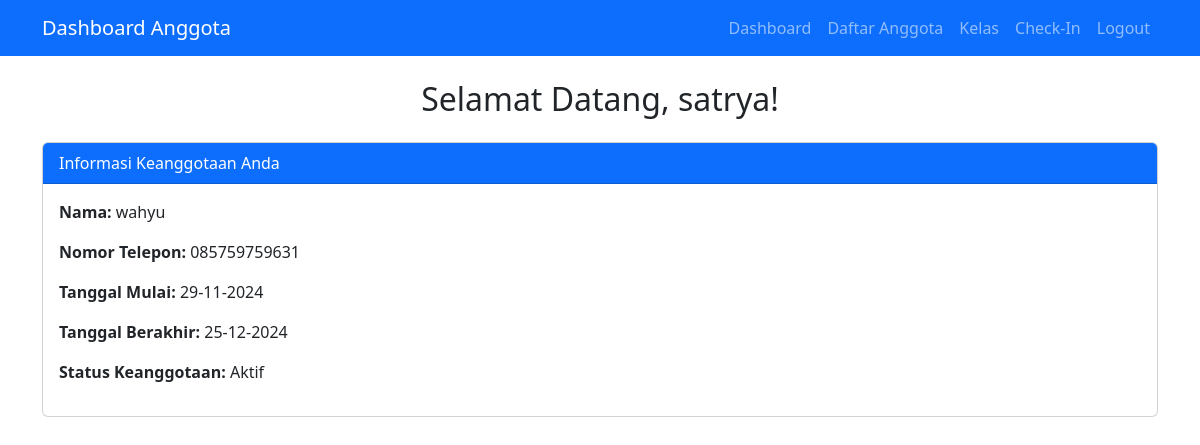
Screenshot of /anggota/anggota_dashboard.php (signed in) with the database file from the repository.
### tables this page shows
CREATE TABLE `anggota` (
  `id` int(11) NOT NULL,
  `nama` varchar(100) NOT NULL,
  `nomor_telepon` varchar(15) NOT NULL,
  `tanggal_mulai` date NOT NULL,
  `tanggal_berakhir` date NOT NULL,
  `status_keanggotaan` enum('Aktif','Tidak Aktif') DEFAULT 'Tidak Aktif',
  `created_at` timestamp NOT NULL DEFAULT current_timestamp()
);

### anggota/anggota_dashboard.php (the view, shortened to what this page needs)
<?php
include '../config/koneksi.php';
$username = $_SESSION['username'];
$query = "SELECT a.*, u.username FROM anggota a
          JOIN users u ON a.id = u.id
          WHERE u.username = ?";
$stmt = $conn->prepare($query);
$stmt->bind_param("s", $username);
$stmt->execute();
$result = $stmt->get_result();
$anggota = $result->fetch_assoc();
$is_anggota = $anggota ? true : false;
?>
<!DOCTYPE html>
<html lang="en">
<head>
    <link href="https://cdn.jsdelivr.net/npm/bootstrap@5.3.0/dist/css/bootstrap.min.css" rel="stylesheet">
</head>
<body>
    <nav class="navbar navbar-expand-lg navbar-dark bg-primary">
        <div class="container">
            <a class="navbar-brand" href="#">Dashboard Anggota</a>
            <div class="collapse navbar-collapse" id="navbarNav">
                <ul class="navbar-nav ms-auto">
                    <li class="nav-item"><a class="nav-link" href="anggota_dashboard.php">Dashboard</a></li>
                    <li class="nav-item"><a class="nav-link" href="daftar_anggota.php">Daftar Anggota</a></li>
                    <li class="nav-item"><a class="nav-link" href="kelas.php">Kelas</a></li>
                    <li class="nav-item"><a class="nav-link" href="check_in.php">Check-In</a></li>
                    <li class="nav-item"><a class="nav-link" href="logout.php">Logout</a></li>
                </ul>
            </div>
        </div>
    </nav>
    <main class="container my-4">
        <h2 class="text-center">Selamat Datang, satrya!</h2>
        <?php if (!$is_anggota): ?>
            <form action="" method="POST" class="mt-4">
                <div class="mb-3">
                    <label for="nama" class="form-label">Nama Lengkap</label>
                    <input type="text" class="form-control" name="nama" id="nama" required>
                </div>
                <div class="mb-3">
                    <label for="nomor_telepon" class="form-label">Nomor Telepon</label>
                    <input type="text" class="form-control" name="nomor_telepon" id="nomor_telepon" required>
                </div>
                <div class="mb-3">
                    <label for="durasi_keanggotaan" class="form-label">Durasi Keanggotaan</label>
                    <select name="durasi_keanggotaan" id="durasi_keanggotaan" class="form-select" required>
                        <option value="1hari">1 Hari</option>
                        <option value="7hari">7 Hari</option>
                        <option value="30hari">30 Hari</option>
                        <option value="1tahun">1 Tahun</option>
                    </select>
                </div>
                <button type="submit" class="btn btn-primary">Daftar</button>
            </form>
        <?php else: ?>
            <div class="card mt-4">
                <div class="card-header bg-primary text-white">
                    Informasi Keanggotaan Anda
                </div>
                <div class="card-body">
                    <?php if ($anggota): ?>
                        <p><strong>Nama:</strong> <?php echo htmlspecialchars($anggota['nama'] ?? 'Tidak diketahui'); ?></p>
                        <p><strong>Nomor Telepon:</strong> <?php echo htmlspecialchars($anggota['nomor_telepon'] ?? 'Tidak diketahui'); ?></p>
                        <p><strong>Tanggal Mulai:</strong> <?php echo date('d-m-Y', strtotime($anggota['tanggal_mulai'])) ?? 'Tidak diketahui'; ?></p>
                        <p><strong>Tanggal Berakhir:</strong> <?php echo date('d-m-Y', strtotime($anggota['tanggal_berakhir'])) ?? 'Tidak diketahui'; ?></p>
                        <p><strong>Status Keanggotaan:</strong> <?php echo htmlspecialchars($anggota['status_keanggotaan'] ?? 'Tidak diketahui'); ?></p>
                    <?php else: ?>
                        <p>Data keanggotaan tidak ditemukan.</p>
                    <?php endif; ?>
                </div>
            </div>
        <?php endif; ?>
    </main>
</body>
</html>

### rows the page displays
anggota: nama "wahyu", nomor_telepon "085759759631", tanggal_mulai "29-11-2024", tanggal_berakhir "25-12-2024", status_keanggotaan "Aktif"
